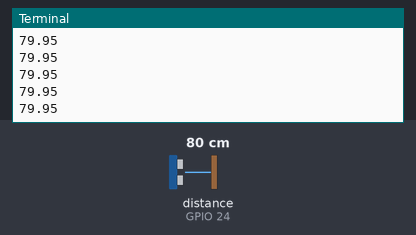
Recording of a program running on a simulated Raspberry Pi (BCM pin numbers). Parts: the last lines printed to the terminal. The inputs (shaded band) are chosen by the test bench; at power-on: distance to the obstacle (sensor on GPIO 24) 80 cm. The echo pulse lasts 58.3 µs per cm; the clock reads 2024-03-15 10:24:30 at power-on unless the program sets it.

Above: at 1.2 s.
1.3 s: distance to the obstacle (sensor on GPIO 24) set to 2 cm
At 1.59 s:
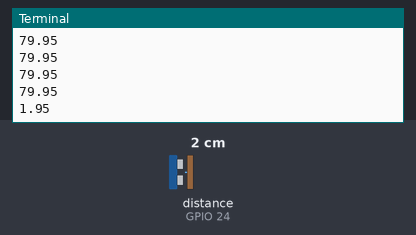
2.8 s: distance to the obstacle (sensor on GPIO 24) set to 4 cm
At 2.8 s:
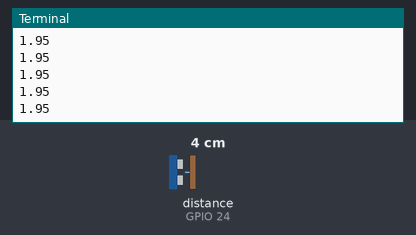
Timing chart, 0 to 5.8 s (numbered marks = the images above; inputs shaded):
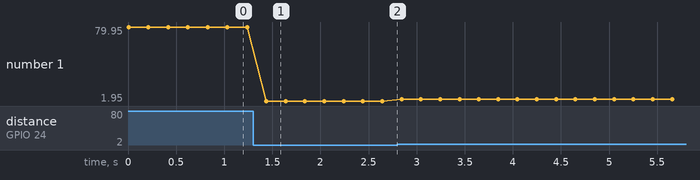

Measured:
- after the input at 1.3 s, the terminal: prints a new line after 0.14 s (image 1)
- plotted number 1: 79.95 → 1.95 after the input at 1.3 s, 1.95 → 4.01 after the input at 2.8 s

The program:

distance2.py
```python
import gpiozero
import time

TRIG = 23
ECHO = 24

trigger = gpiozero.OutputDevice(TRIG)
echo = gpiozero.DigitalInputDevice(ECHO)

try:
    while True:
        trigger.on()
        time.sleep(0.00001)
        trigger.off()

        while echo.is_active == False:
            pulse_start = time.time()

        while echo.is_active == True:
            pulse_end = time.time()

        pulse_duration = pulse_end - pulse_start

        distance = 34300 * (pulse_duration/2)

        round_distance = round(distance, 2)

        print(round_distance)
        time.sleep(.2)


except KeyboardInterrupt():
    GPIO.cleanup()
    print("Cleanup successful")
```
